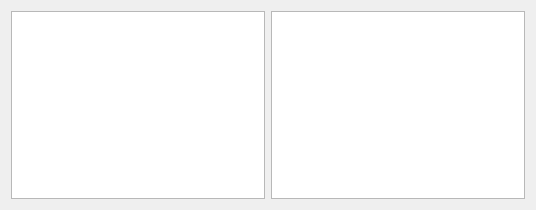
<?xml version="1.0" encoding="UTF-8"?>
<ui version="4.0">
 <class>Dialog</class>
 <widget class="QDialog" name="Dialog">
  <property name="geometry">
   <rect>
    <x>0</x>
    <y>0</y>
    <width>536</width>
    <height>210</height>
   </rect>
  </property>
  <property name="windowTitle">
   <string>Dialog</string>
  </property>
  <layout class="QHBoxLayout" name="horizontalLayout">
   <item>
    <widget class="QListView" name="listView"/>
   </item>
   <item>
    <widget class="QListWidget" name="listWidget"/>
   </item>
  </layout>
 </widget>
 <resources/>
 <connections/>
</ui>
